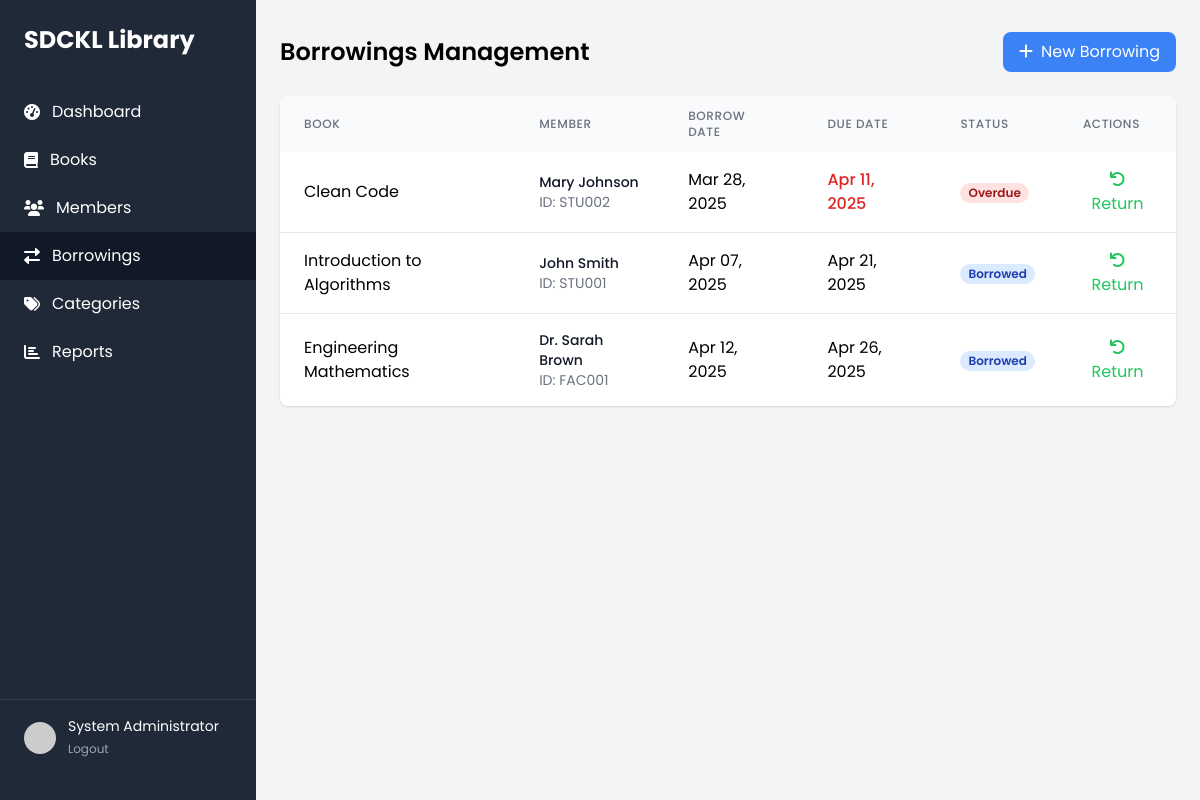
/borrowings.php (signed in), run on the app's committed database.
### tables this page shows
CREATE TABLE IF NOT EXISTS borrowings (
    id INT PRIMARY KEY AUTO_INCREMENT,
    book_id INT NOT NULL,
    member_id INT NOT NULL,
    borrow_date DATE NOT NULL,
    due_date DATE NOT NULL,
    return_date DATE,
    fine_amount DECIMAL(10,2) DEFAULT 0.00,
    status ENUM('borrowed', 'returned', 'overdue') DEFAULT 'borrowed',
    created_at TIMESTAMP DEFAULT CURRENT_TIMESTAMP,
    FOREIGN KEY (book_id) REFERENCES books(id) ON DELETE RESTRICT,
    FOREIGN KEY (member_id) REFERENCES members(id) ON DELETE RESTRICT
);

CREATE TABLE IF NOT EXISTS books (
    id INT PRIMARY KEY AUTO_INCREMENT,
    title VARCHAR(255) NOT NULL,
    author VARCHAR(100) NOT NULL,
    isbn VARCHAR(13) UNIQUE NOT NULL,
    category_id INT,
    publisher VARCHAR(100),
    publication_year YEAR,
    copies INT NOT NULL DEFAULT 1,
    available_copies INT NOT NULL DEFAULT 1,
    shelf_location VARCHAR(50),
    description TEXT,
    created_at TIMESTAMP DEFAULT CURRENT_TIMESTAMP,
    FOREIGN KEY (category_id) REFERENCES categories(id) ON DELETE SET NULL
);

CREATE TABLE IF NOT EXISTS members (
    id INT PRIMARY KEY AUTO_INCREMENT,
    member_id VARCHAR(20) UNIQUE NOT NULL,
    full_name VARCHAR(100) NOT NULL,
    email VARCHAR(100) UNIQUE NOT NULL,
    phone VARCHAR(15),
    member_type ENUM('student', 'faculty') NOT NULL,
    department VARCHAR(50),
    status ENUM('active', 'inactive') DEFAULT 'active',
    created_at TIMESTAMP DEFAULT CURRENT_TIMESTAMP
);

### borrowings.php (the view, shortened to what this page needs)
<?php
require_once 'database/config.php';
$borrowings_query = "
    SELECT b.*,
           bk.title as book_title,
           m.full_name as member_name,
           m.member_id as member_number
    FROM borrowings b
    JOIN books bk ON b.book_id = bk.id
    JOIN members m ON b.member_id = m.id
    WHERE b.status != 'returned'
    ORDER BY b.due_date ASC";
$borrowings = $conn->query($borrowings_query);
?>
<!DOCTYPE html>
<html lang="en">
<head>
    <script src="https://cdn.tailwindcss.com"></script>
    <link rel="stylesheet" href="https://cdnjs.cloudflare.com/ajax/libs/font-awesome/6.0.0-beta3/css/all.min.css">
</head>
<body class="bg-gray-100">
    <div class="min-h-screen flex">
        <div class="bg-gray-800 text-white w-64 py-6 flex flex-col">
            <div class="px-6 mb-8">
                <h1 class="text-2xl font-bold">SDCKL Library</h1>
            </div>
            <nav class="flex-1">
                <a href="dashboard.php" class="flex items-center px-6 py-3 hover:bg-gray-700">
                    <i class="fas fa-tachometer-alt mr-3"></i>
                    Dashboard
                </a>
                <a href="books.php" class="flex items-center px-6 py-3 hover:bg-gray-700">
                    <i class="fas fa-book mr-3"></i>
                    Books
                </a>
                <a href="members.php" class="flex items-center px-6 py-3 hover:bg-gray-700">
                    <i class="fas fa-users mr-3"></i>
                    Members
                </a>
                <a href="borrowings.php" class="flex items-center px-6 py-3 bg-gray-900">
                    <i class="fas fa-exchange-alt mr-3"></i>
                    Borrowings
                </a>
                <a href="categories.php" class="flex items-center px-6 py-3 hover:bg-gray-700">
                    <i class="fas fa-tags mr-3"></i>
                    Categories
                </a>
                <a href="reports.php" class="flex items-center px-6 py-3 hover:bg-gray-700">
                    <i class="fas fa-chart-bar mr-3"></i>
                    Reports
                </a>
            </nav>
            <div class="px-6 py-4 border-t border-gray-700">
                <div class="flex items-center">
                    <img src="https://ui-avatars.com/api/?name=<?php echo urlencode($_SESSION['full_name']); ?>"
                         class="w-8 h-8 rounded-full mr-3">
                    <div>
                        <p class="text-sm"><?php echo htmlspecialchars($_SESSION['full_name']); ?></p>
                        <a href="logout.php" class="text-xs text-gray-400 hover:text-white">Logout</a>
                    </div>
                </div>
            </div>
        </div>
        <div class="flex-1 overflow-x-hidden overflow-y-auto">
            <div class="container mx-auto px-6 py-8">
                <div class="flex justify-between items-center mb-6">
                    <h2 class="text-2xl font-semibold">Borrowings Management</h2>
                    <button onclick="document.getElementById('borrowBookModal').classList.remove('hidden')"
                            class="bg-blue-500 text-white px-4 py-2 rounded-lg hover:bg-blue-600">
                        <i class="fas fa-plus mr-2"></i>New Borrowing
                    </button>
                </div>
                <div class="bg-white rounded-lg shadow overflow-hidden">
                    <table class="min-w-full">
                        <thead class="bg-gray-50">
                            <tr>
                                <th class="px-6 py-3 text-left text-xs font-medium text-gray-500 uppercase tracking-wider">Book</th>
                                <th class="px-6 py-3 text-left text-xs font-medium text-gray-500 uppercase tracking-wider">Member</th>
                                <th class="px-6 py-3 text-left text-xs font-medium text-gray-500 uppercase tracking-wider">Borrow Date</th>
                                <th class="px-6 py-3 text-left text-xs font-medium text-gray-500 uppercase tracking-wider">Due Date</th>
                                <th class="px-6 py-3 text-left text-xs font-medium text-gray-500 uppercase tracking-wider">Status</th>
                                <th class="px-6 py-3 text-left text-xs font-medium text-gray-500 uppercase tracking-wider">Actions</th>
                            </tr>
                        </thead>
                        <tbody class="bg-white divide-y divide-gray-200">
                            <?php while($borrowing = $borrowings->fetch_assoc()): ?>
                            <tr>
                                <td class="px-6 py-4"><?php echo htmlspecialchars($borrowing['book_title']); ?></td>
                                <td class="px-6 py-4">
                                    <div>
                                        <div class="text-sm font-medium text-gray-900">
                                            <?php echo htmlspecialchars($borrowing['member_name']); ?>
                                        </div>
                                        <div class="text-sm text-gray-500">
                                            ID: <?php echo htmlspecialchars($borrowing['member_number']); ?>
                                        </div>
                                    </div>
                                </td>
                                <td class="px-6 py-4"><?php echo date('M d, Y', strtotime($borrowing['borrow_date'])); ?></td>
                                <td class="px-6 py-4">
                                    <span class="<?php echo strtotime($borrowing['due_date']) < time() ? 'text-red-600 font-medium' : ''; ?>">
                                        <?php echo date('M d, Y', strtotime($borrowing['due_date'])); ?>
                                    </span>
                                </td>
                                <td class="px-6 py-4">
                                    <span class="px-2 inline-flex text-xs leading-5 font-semibold rounded-full
                                        <?php
                                        echo match($borrowing['status']) {
                                            'borrowed' => 'bg-blue-100 text-blue-800',
                                            'overdue' => 'bg-red-100 text-red-800',
                                            default => 'bg-gray-100 text-gray-800'
                                        };
                                        ?>">
                                        <?php echo ucfirst($borrowing['status']); ?>
                                    </span>
                                </td>
                                <td class="px-6 py-4">
                                    <form method="POST" class="inline" onsubmit="return confirm('Are you sure you want to return this book?');">
                                        <button type="submit" class="text-green-500 hover:text-green-700">
                                            <i class="fas fa-undo"></i> Return
                                        </button>
                                    </form>
                                </td>
                            </tr>
                            <?php endwhile; ?>
                        </tbody>
                    </table>
                </div>
            </div>
        </div>
    </div>
</body>
</html>

### borrowings.php (style rules this page uses)
body { font-family: 'Poppins', sans-serif; }

### data on the page
borrowings: book.title "Clean Code", member.full_name "Mary Johnson", member.member_id "STU002", borrow_date "Mar 28, 2025", due_date "Apr 11, 2025", status "Overdue"
borrowings: book.title "Introduction to Algorithms", member.full_name "John Smith", member.member_id "STU001", borrow_date "Apr 07, 2025", due_date "Apr 21, 2025", status "Borrowed"
borrowings: book.title "Engineering Mathematics", member.full_name "Dr. Sarah Brown", member.member_id "FAC001", borrow_date "Apr 12, 2025", due_date "Apr 26, 2025", status "Borrowed"

### other printed values
$_SESSION['full_name'] "System Administrator"
